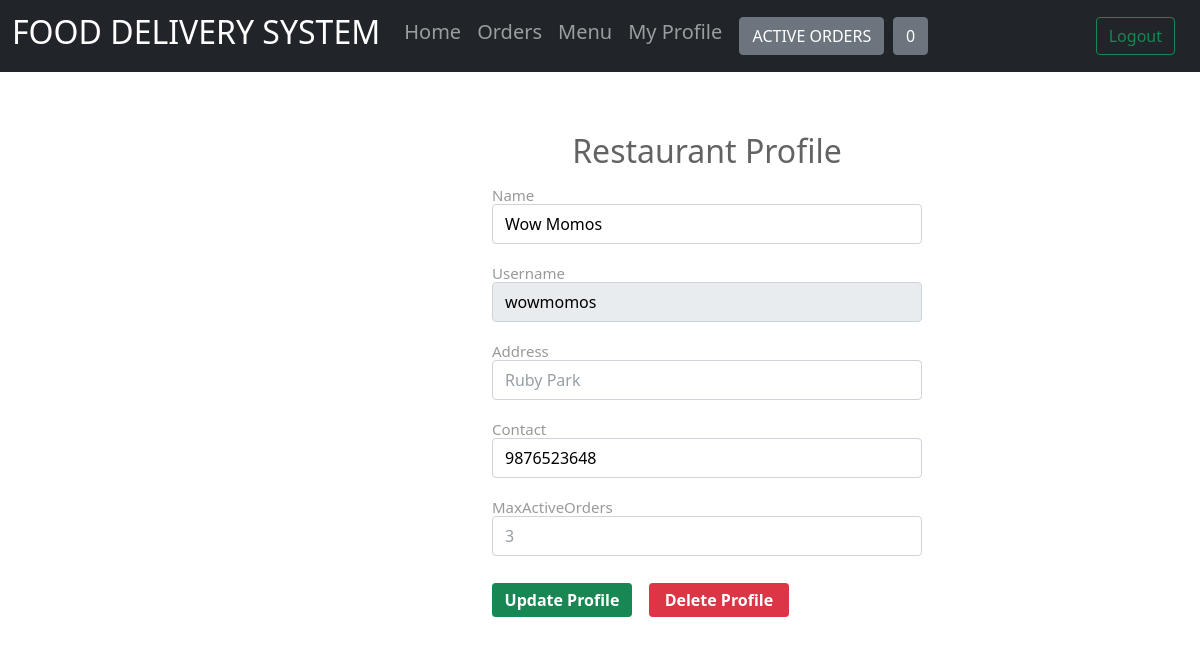
/restaurant/1/myProfile/ (signed in), run on an earlier commit of the app's database.
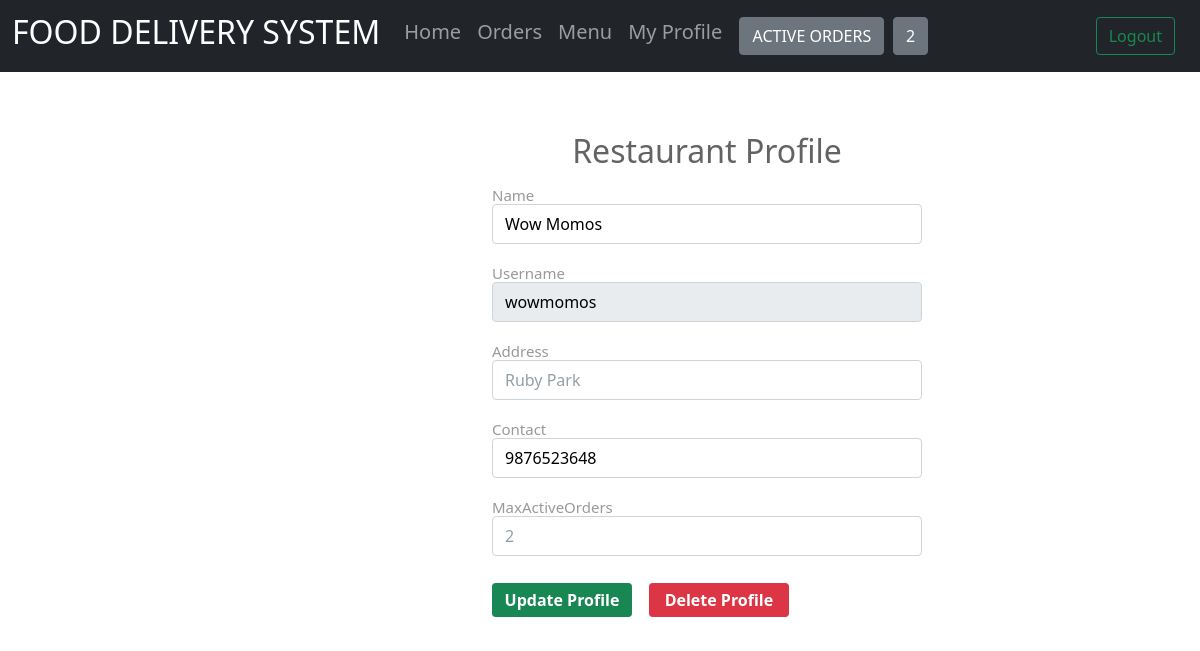
And on a later commit of the database.
### restaurants/models.py (models this page shows, shortened)
class Restaurant(models.Model):
    name = models.CharField(max_length=255, null=True)
    username = models.ForeignKey(
        User, on_delete=models.CASCADE)
    address = models.CharField(max_length=1500, null=True)
    contact = models.IntegerField(null=True)
    maxActiveOrders = models.IntegerField(null=True)
    activeOrders = models.IntegerField(default=0)

### restaurants/views.py (the view)
# urls.py: path('<int:rid>/myProfile/', views.resProfile, name="resProfile"),
@login_required(login_url='home')
def resProfile(response, rid):
    restaurant = Restaurant.objects.get(id=rid)
    form = ProfileForm(instance=restaurant)
    context = {'form': form, 'rid': rid,
               'username': restaurant.username, 'restaurant': restaurant}
    return render(response, 'restaurants/myProfile.html', context)

### restaurants/forms.py
class ProfileForm(ModelForm):
    class Meta:
        model = Restaurant
        fields = '__all__'
        widgets = {'id': HiddenInput()}

### restaurants/templates/restaurants/myProfile.html (shortened to what this page needs)
{% extends 'restaurants/base.html' %} {% block content %}
<div class="container col-md-3 h1">
  <div class="signup-form">
    <form action="{% url 'update_res_profile' rid=rid %}" method="post">
      <h2>Restaurant Profile</h2>
      <div class="form-group">
        <div class="row">
          <div class="col">
            {{form.name.label}}
            <input
              type="text"
              class="form-control"
              id="name"
              name="name"
              placeholder="Restaurant Name"
              required="required"
              value="{{form.name.value}}"
            />
          </div>
        </div>
      </div>
      <div class="form-group">
        {{form.username.label}}
        <input
          type="text"
          class="form-control"
          id="username"
          name="username"
          placeholder="Username"
          required="required"
          value="{{username}}"
          disabled
        />
      </div>
      <div class="form-group">
        {{form.address.label}}
        <input
          type="address"
          class="form-control"
          id="address"
          name="address"
          placeholder="Address"
          required="required"
          value="{{form.address.value}}"
        />
      </div>
      <div class="form-group">
        {{form.contact.label}}
        <input
          type="text"
          class="form-control"
          name="contact"
          id="contact"
          placeholder="Contact Number"
          required="required"
          value="{{form.contact.value}}"
        />
      </div>
      <div class="form-group">
        {{form.maxActiveOrders.label}}
        <input
          type="number"
          class="form-control"
          id="maxActiveOrders"
          name="maxActiveOrders"
          placeholder="Max Active order"
          required="required"
          value="{{form.maxActiveOrders.value}}"
        />
      </div>
      <p>
        <input
          type="submit"
          class="btn btn-success btn-sm btn-block"
          value="Update Profile"
        />
        <button id="del_button" type="submit" class="btn">
          <a
            class="btn btn-danger btn-sm btn-block"
            href="{% url 'delete_res_profile' rid=rid %}"
          >
            Delete Profile
          </a>
        </button>
      </p>
    </form>
  </div>
</div>
{% endblock %}

### restaurants/templates/restaurants/navbar.html
<nav class="navbar navbar-expand-lg navbar-dark bg-dark">
  <div class="container-fluid">
    <a class="navbar-brand" href="{%url 'restaurant' rid%}">
      <h2>FOOD DELIVERY SYSTEM</h2></a
    >
    <div class="collapse navbar-collapse" id="navbarSupportedContent">
      <ul class="navbar-nav mr-auto">
        <li class="nav-item active">
          <a class="nav-link h5" href="{%url 'restaurant' rid%}">Home</a>
        </li>
        <li class="nav-item">
          <a class="nav-link h5" href="{%url 'resOrderPage' rid%}">Orders</a>
        </li>
        <li class="nav-item">
          <a class="nav-link h5" href="{%url 'menu' rid%}">Menu</a>
        </li>
        <li class="nav-item">
          <a class="nav-link h5" href="{%url 'resProfile' rid%}">My Profile</a>
        </li>
      </ul>
    </div>
    <div class="collapse navbar-collapse ml-auto" id="navbarSupportedContent">
      <a class="btn btn-secondary ml-auto" width="50" height="50">
        ACTIVE ORDERS </a
      >|
      <a class="btn btn-secondary ml-auto" width="50" height="50">
        {{restaurant.activeOrders}}
      </a>
    </div>
    <button class="btn" type="button">
      <a class="btn btn-outline-success ml-auto" href="{%url 'logout'%}">
        Logout
      </a>
    </button>
  </div>
</nav>

What changed in the data, as far as the page shows it:
changed Restaurant "Wow Momos": activeOrders "0" → "2"
Also different on the page:
form field maxActiveOrders: "3" → "2"
